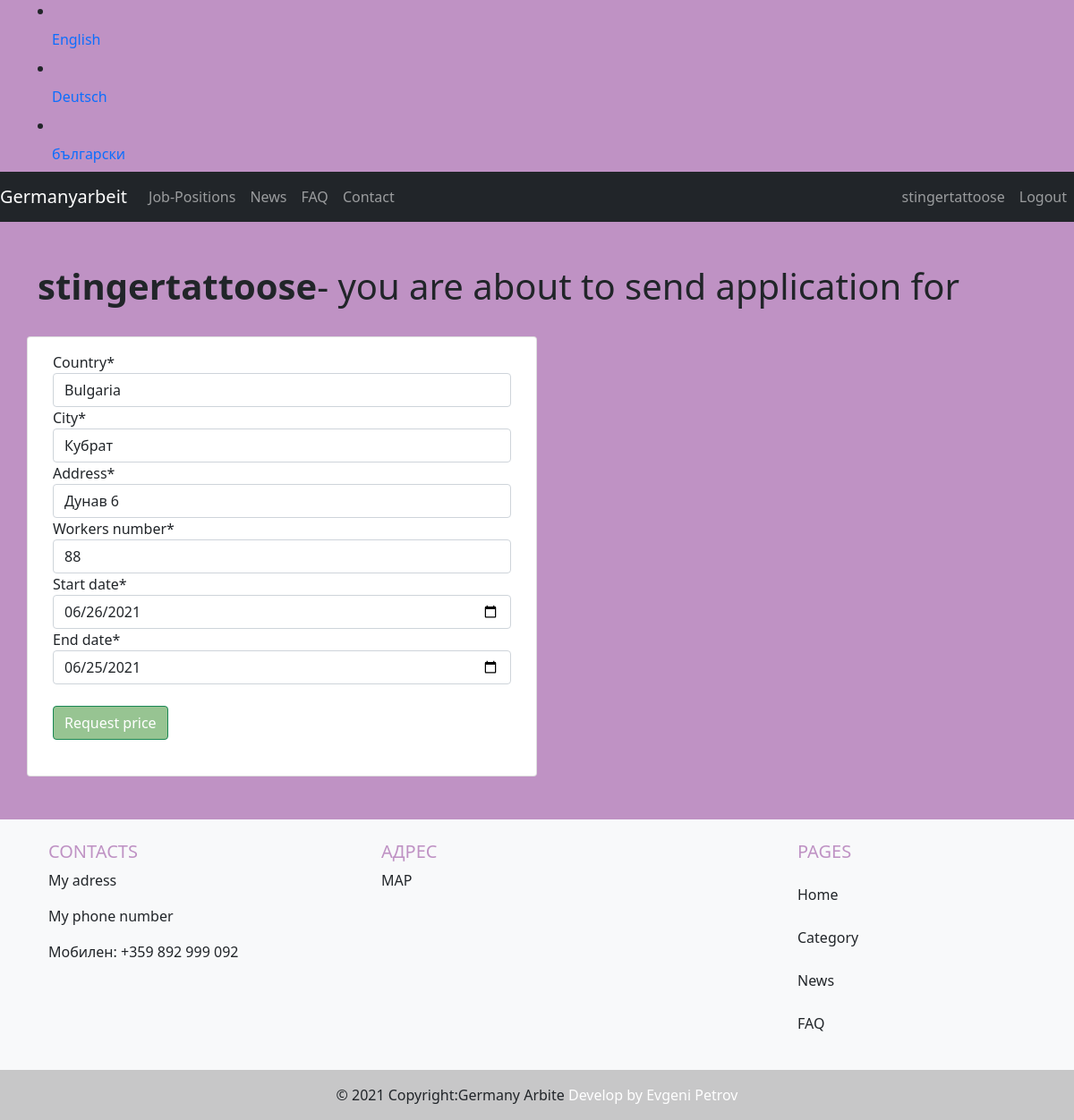
The app's page /en/category/order/edit/21 (signed in), older data.
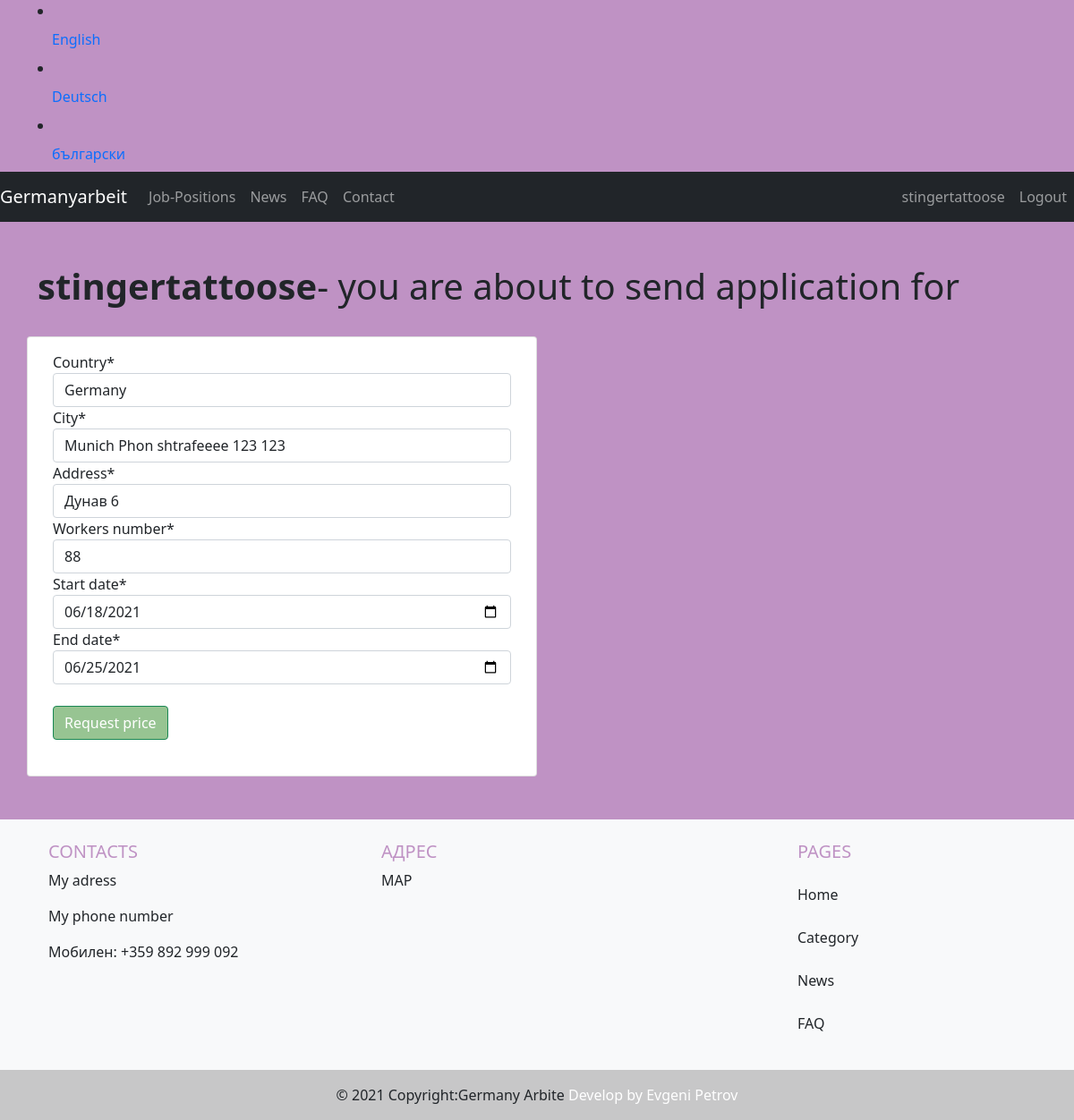
The same page, newer data.
### category/models.py (models this page shows, shortened)
class CompanyOrder(models.Model):
    job_titlle = models.ForeignKey(SubCategory, on_delete=models.CASCADE, related_name="subcategory")
    company = models.ForeignKey(User, on_delete=models.CASCADE)
    country = models.CharField(max_length=100)
    city = models.CharField(max_length=100)
    address = models.CharField(max_length=250)
    workers_number = models.CharField(max_length=10)
    start_date = models.DateField()
    end_date = models.DateField()
    update_date = models.DateTimeField(auto_now=True)
    submit_date = models.DateField(auto_now_add=True)
    completed = models.BooleanField(default=False)

### category/views.py (the view)
# urls.py: path('order/edit/<int:id>', views.edit_order, name="order_edit"),
@login_required
@company_required
def edit_order(request, id):
    order = CompanyOrder.objects.get(pk=id)
    if request.method == "POST":
        form = CompanyOrderForm(request.POST, request.FILES)
        if form.is_valid():
            order.country = form.cleaned_data['country']
            order.city = form.cleaned_data['city']
            order.address = form.cleaned_data['address']
            order.workers_number = form.cleaned_data['workers_number']
            order.start_date = form.cleaned_data['start_date']
            order.end_date = form.cleaned_data['end_date']
            order.save()
            return HttpResponseRedirect(reverse('order_detail', args=(id,)))
    else:
        default_data = {'country': order.country, 'city': order.city,
                        'address': order.address, 'workers_number': order.workers_number,
                        'start_date': order.start_date, 'end_date': order.end_date,
                        'update_date': order.update_date,}
        form = CompanyOrderForm(default_data)
    return render(request, 'category/company_form.html', {'form': form, 'order': order})

### category/forms.py
class CompanyOrderForm(ModelForm):
   class Meta:
      widgets = {'start_date': DateInput, 'end_date': DateInput}
      model = CompanyOrder
      fields = ['country', 'city', 'address', 'workers_number', 'start_date', 'end_date']

### templates/category/company_form.html (shortened to what this page needs)
{% extends "base.html" %}
{% load crispy_forms_tags %}
{% block content %}
<br>
<br>
<div class="container">
    <div class="row justify-content-center">
        <div class="col-lg-12 col-md-12 col-sm-12">
            {% if user.is_authenticated and user.is_company %}
            <h1><b>{{ user.username }}</b>- you are about to send application for </h1>
                <br>
                <form class="profile-company" method="POST" enctype="multipart/form-data">
                    <div class="row row-cols-1 row-cols-md-2 g-4">
                        <div class="card h-100">
                            <div class="card-body">
                                {{ form|crispy }}
                                <br>
                                <div class="button-wrapper submit">
                                    <input class="btn btn-success" type="submit" value="Request price" />
                                </div>
                                <br>
                            </div>
                        </div>
                    </div>
                </form>
            {% elif user.is_authenticated and user.is_worker %}
                <h2>You have to be register as Company to take offer for {{ subcat.name }}.</h2>
            {% else %}
                404
            {% endif %}
        </div>
    </div>
</div>
{% endblock content %}

Row changes from the older to the newer data that the page shows:
changed CompanyOrder "Дунав 6": country "Bulgaria" → "Germany"; city "Кубрат" → "Munich Phon shtrafeeee 123 123"; start_date "06/26/2021" → "06/18/2021"
